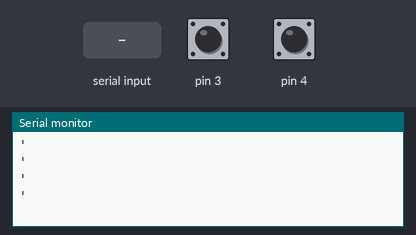
A sketch run on a simulated Arduino Uno, built with avr-gcc and run on an emulated ATmega328P. Parts: the last lines printed to the serial monitor. The test bench sets the inputs (shaded band); at power-on: pin 3 HIGH, pin 4 HIGH.

Above: at 1.0 s.
1.1 s: "1" received over Serial
At 1.36 s:
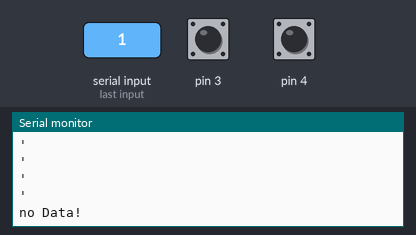
3.1 s: pin 3 pulled LOW for 0.15 s
At 3.36 s:
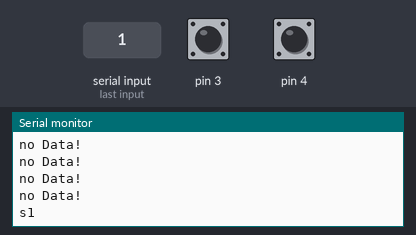
4.7 s: pin 4 pulled LOW for 0.15 s
At 4.96 s:
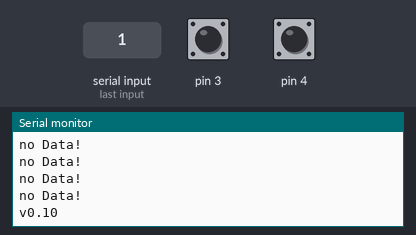
6.3 s: pin 3 pulled LOW for 1 s
At 6.56 s:
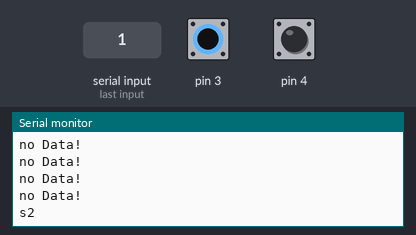
8.8 s: pin 4 pulled LOW for 1 s
At 8.96 s:
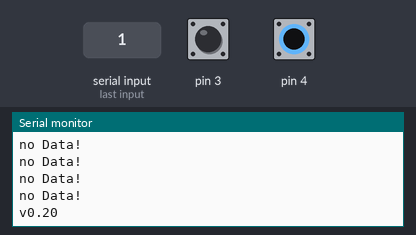

The sketch:

SerialPrint.ino
```cpp
//Pushing PB3 adds 1 to speed, pushing PB4 adds 0.1 to velocity
//String spd = "0";
//String voltage = "0";
int spd = 0;
float voltage = 0;

void setup() {
  Serial.begin(9600, SERIAL_8O1);
  pinMode(3, INPUT_PULLUP);
  pinMode(4, INPUT_PULLUP);
  establishContact();
}

void loop() {
  // update any variables from CAN line
  if (digitalRead(3) == LOW) {
    //spd = spd.toInt() + 1;
    spd++;
    Serial.print("s");
    Serial.print(spd);
    Serial.println();
  }
  else if (digitalRead (4) == LOW) {
    //voltage = voltage.toFloat() + 0.1;
    voltage += .1;
    Serial.print("v");
    Serial.print(voltage);
    Serial.println();
  } else {
    Serial.println("no Data!");
  }
  delay (200);
}

void establishContact() { //performs handshake with pi
  while (Serial.available() <= 0) {
    Serial.println("'");
    delay(300);
  }
}
```

Measured:
- after the input at 1.1 s, the serial monitor: prints a new line after 0.10 s (image 1)
- after the input at 3.1 s, the serial monitor: prints a new line after 0.10 s (image 2)
- after the input at 4.7 s, the serial monitor: prints a new line after 0.10 s (image 3)
- after the input at 6.3 s, the serial monitor: prints a new line after 0.10 s (image 4)
- after the input at 8.8 s, the serial monitor: prints a new line at once (image 5)
